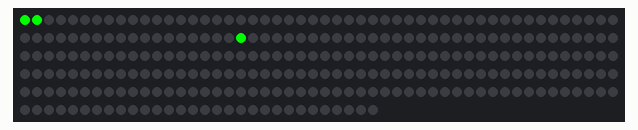
This sketch was run on a simulated Arduino Uno, built with avr-gcc and run on an emulated ATmega328P. Shown: 280 RGB LEDs in strip order, left to right, continuing on the next row.

Above: at 0.15 s.
At 1.28 s:
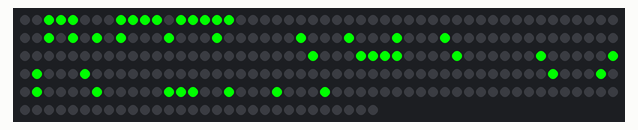
At 2.0 s:
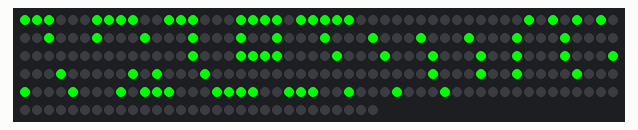
At 3.74 s:
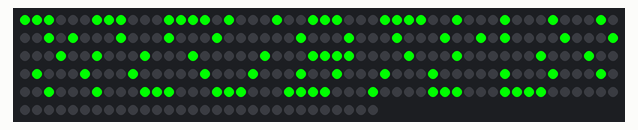
At 5.48 s:
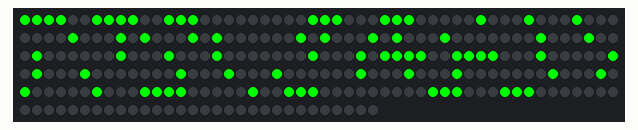
At 7.36 s:
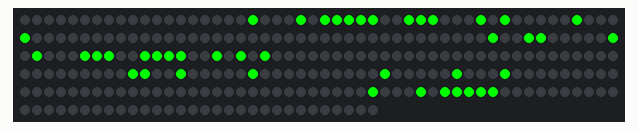

Measured:
- by itself, everything shown: repeats every 8.8 s, in 118 steps

The sketch:

sign.ino
```cpp
// (licence header left out)
// Pete's build environment is include-nesting challenged, so he needs this
#include <SPI.h>

// This comes from https://github.com/adafruit/Adafruit-GFX-Library
#include <Adafruit_GFX.h>

// This comes from https://github.com/adafruit/Adafruit_DotStarMatrix
#include <Adafruit_DotStarMatrix.h>

// This comes from https://github.com/adafruit/Adafruit_DotStar
#include <Adafruit_DotStar.h>

// Hours to stay on.

static const uint32_t HOURS_TO_RUN = 10;


#ifdef DEBUG
static uint32_t milliseconds_to_run = 60000;
#else
static uint32_t milliseconds_to_run = (HOURS_TO_RUN * 3600000);
#endif
static uint32_t start_millis;

// Hardware SPI pin assignments

#define DATAPIN  11
#define CLOCKPIN 13

// Pause between matrix shifts this many milliseconds. This determines how
// fast the text moves

#define MATRIX_SHIFT_PAUSE 50

// Pause between messages in milliseconds

#define INTER_MESSAGE_PAUSE 100

// How bright the LEDs should be from 0 (off) to 255 (max)

#define BRIGHTNESS 255

// Specifies the width and height in LEDs of the matrix and magic parameters
// to get the scrolling behavior necessary with the zig-zag connection of rows.

// MATRIX DECLARATION:
// Parameter 1 = width of DotStar matrix
// Parameter 2 = height of matrix
// Parameter 3 = pin number (most are valid)
// Parameter 4 = matrix layout flags, add together as needed:
//   DS_MATRIX_TOP, DS_MATRIX_BOTTOM, DS_MATRIX_LEFT, DS_MATRIX_RIGHT:
//     Position of the FIRST LED in the matrix; pick two, e.g.
//     DS_MATRIX_TOP + DS_MATRIX_LEFT for the top-left corner.
//   DS_MATRIX_ROWS, DS_MATRIX_COLUMNS: LEDs are arranged in horizontal
//     rows or in vertical columns, respectively; pick one or the other.
//   DS_MATRIX_PROGRESSIVE, DS_MATRIX_ZIGZAG: all rows/columns proceed
//     in the same order, or alternate lines reverse direction; pick one.
//   See example below for these values in action.
// Parameter 5 = pixel type:
//   DOTSTAR_BRG  Pixels are wired for BRG bitstream (most DotStar items)
//   DOTSTAR_GBR  Pixels are wired for GBR bitstream (some older DotStars)

Adafruit_DotStarMatrix matrix = Adafruit_DotStarMatrix(
                                    35, 8, DATAPIN, CLOCKPIN,
                                    DS_MATRIX_TOP     + DS_MATRIX_RIGHT +
                                    DS_MATRIX_ROWS + DS_MATRIX_ZIGZAG,
                                    DOTSTAR_BGR);

// The three parameters are red, green, and blue. So 0, 255, 0 gives solid
// green. The eye is most sensitive to green. There are many built in colors
// defined in

const uint16_t colors[] = {
    matrix.Color(255, 0, 0),     // RED
    matrix.Color(0, 255, 0),     // GREEN
    matrix.Color(0, 0, 255)      // BLUE
};

// Convenience macros for colors

#define RED (colors[0])
#define GREEN (colors[1])
#define BLUE (colors[2])

/*
 * Initialization
 */

void setup() {
    matrix.begin();
    matrix.setTextWrap(false);
    // Maximum brightness. This WILL require more than USB power if a lot of
    // pixels are trying to light at the same time.
    matrix.setBrightness(BRIGHTNESS);
    matrix.setTextColor(GREEN);
    start_millis = millis();
}

/*
 * Display the first message
 */

void put1() {
    // The x limit negative number determines the timing of the sign output.
    // Just play with this until you get the text output to complete near
    // the right end of the sign. Do that for put2() and put3() also (using
    // the "#if" expressions in loop() to isolate one message display at a time).
    // Then tune INTER_MESSAGE_PAUSE until you're happy with the way all the
    // messages come out.
    for (int x = matrix.width(); x >= -85; x--) {
        matrix.fillScreen(0);
        matrix.setCursor(x, 0);
        matrix.print(F("TRIDIYBIO OPEN"));
        matrix.show();
        delay(MATRIX_SHIFT_PAUSE);
    }
    delay(INTER_MESSAGE_PAUSE);
}

/*
 * Display the second message
 */

void put2() {
    for (int x = matrix.width(); x >= -180; x--) {
        matrix.fillScreen(0);
        matrix.setCursor(x, 0);
        matrix.print(F("FUTURE HOME OF SPLATSPACE OPEN"));
        matrix.show();
        delay(MATRIX_SHIFT_PAUSE);
    }
    delay(INTER_MESSAGE_PAUSE);
}

/*
 * Display the third message
 */

void put3() {
    for (int x = matrix.width(); x >= -150; x--) {
        matrix.fillScreen(0);
        matrix.setCursor(x, 0);
        matrix.print(F(""));  // Add message text here
        matrix.show();
        delay(MATRIX_SHIFT_PAUSE);
    }
    delay(INTER_MESSAGE_PAUSE);
}

/*
 * This function is called over and over.
 */

void loop() {
    // Reached the execution time limit?
    if ((millis() - start_millis) > milliseconds_to_run) {
        // Yes - turn off the LEDs and hang waiting for power cycle
        matrix.clear();
        for (;;) {
        }
    }

    /*
     * Put undesired messages inside a "#if false" block
     */

#if false
#endif

    put1();

#if false
    put2();

    put3();
#endif
}
```
